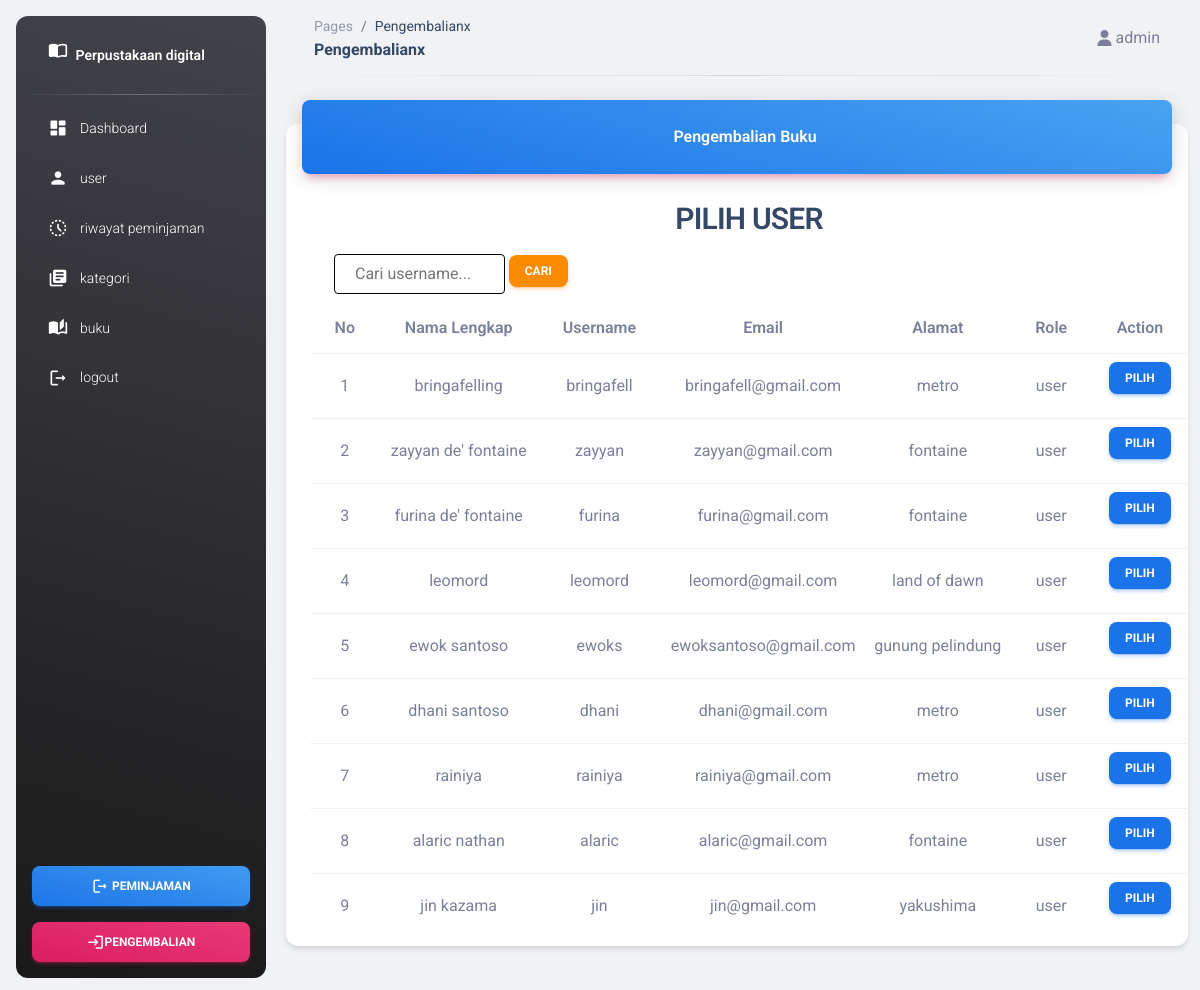
The page /pages/index.php?page=pengembalianx (signed in) on the database its author committed.
### tables this page shows
CREATE TABLE `user` (
  `id_user` int(11) NOT NULL,
  `username` varchar(255) DEFAULT NULL,
  `password` varchar(255) DEFAULT NULL,
  `email` varchar(255) DEFAULT NULL,
  `nama_lengkap` varchar(255) DEFAULT NULL,
  `alamat` text DEFAULT NULL,
  `role` varchar(50) DEFAULT NULL
);

### pages/pengembalianx.php (the view, shortened to what this page needs)
<div class="container-fluid py-4">
    <div class="row">
        <div class="col-12">
            <div class="card my-4">
                <div class="card-header p-0 position-relative mt-n4 mx-3 z-index-2  ">
                    <div class="bg-gradient-info shadow-primary border-radius-lg pt-4 pb-3">
                        <h6 class="text-white text-capitalize ps-3" align="center">Pengembalian Buku</h6>
                    </div>
                </div>
                <?php
                if (isset($_POST['user'])) {
                    $id = $_POST['user'];
                    $query = mysqli_query($koneksi, "SELECT * FROM peminjaman INNER JOIN buku ON buku.id_buku=peminjaman.id_buku INNER JOIN user ON user.id_user=peminjaman.id_user WHERE peminjaman.id_user='$id' AND status_peminjaman!='dikembalikan'");
                ?>
                    <div class="card-body px-0 pb-2 ms-4">
                        <h3 align='center'>Pilih Pengembalian</h3>
                        <div class="table-responsive p-0">
                            <table class="table align-items-center mb-0">
                                <thead class='text-center'>
                                    <tr>
                                        <th>No</th>
                                        <th>Nama Lengkap</th>
                                        <th>Judul</th>
                                        <th>Tanggal Peminjaman</th>
                                        <th>Status Peminjaman</th>
                                        <th>Action</th>
                                    </tr>
                                </thead>
                                <tbody class='text-center'>
                                    <?php
                                    $no = 1;
                                    while ($data = mysqli_fetch_array($query)) {
                                    ?>
                                        <tr>
                                            <td><?= $no++ ?></td>
                                            <td><?= $data['nama_lengkap'] ?></td>
                                            <td><?= $data['judul'] ?></td>
                                            <td><?= $data['tanggal_peminjaman'] ?></td>
                                            <td><?= $data['status_peminjaman'] ?></td>
                                            <td>
                                                <form method="post">
                                                    <input type="hidden" name="peminjaman" value="<?= $data['id_peminjaman'] ?>">
                                                    <button type="submit" class="btn btn-info btn-sm">Pilih</button>
                                                </form>
                                            </td>
                                        </tr>
                                    <?php
                                    }
                                    ?>
                                </tbody>
                            </table>
                        </div>
                    </div>
                <?php
                } else {
                ?>
                    <div class="card-body px-0 pb-2 ms-4">
                        <h3 align='center'>PILIH USER</h3>
                        <div class="ms-4">
                            <form method="post">
                                <input type="text" name="nama_user" placeholder="Cari username..." style="width: 20% ;">
                                <button type="submit" class="btn btn-warning btn-sm mt-2">Cari</button>
                            </form>
                        </div>
                        <div class="table-responsive p-0">
                            <table class="table align-items-center mb-0">
                                <thead class='text-center'>
                                    <tr>
                                        <th>No</th>
                                        <th>Nama Lengkap</th>
                                        <th>Username</th>
                                        <th>Email</th>
                                        <th>Alamat</th>
                                        <th>Role</th>
                                        <th>Action</th>
                                    </tr>
                                </thead>
                                <tbody class='text-center'>
                                    <?php
                                    $no = 1;
                                    if (isset($_POST['nama_user'])) {
                                        $nama_user = $_POST['nama_user'];
                                        $query = mysqli_query($koneksi, "SELECT * FROM user WHERE role='user' AND username LIKE '%$nama_user%'");
                                    } else {
                                        $query = mysqli_query($koneksi, "SELECT * FROM user WHERE role='user'");
                                    }
                                    while ($data = mysqli_fetch_array($query)) {
                                    ?>
                                        <tr>
                                            <td><?= $no++ ?></td>
                                            <td><?= $data['nama_lengkap'] ?></td>
                                            <td><?= $data['username'] ?></td>
                                            <td><?= $data['email'] ?></td>
                                            <td><?= $data['alamat'] ?></td>
                                            <td><?= $data['role'] ?></td>
                                            <td>
                                                <form method="post">
                                                    <button type="submit" class="btn btn-info btn-sm">Pilih</button>
                                                </form>
                                            </td>
                                        </tr>
                                    <?php
                                    }
                                    ?>
                                </tbody>
                            </table>
                        </div>
                    </div>
                <?php
                }
                ?>
            </div>
        </div>
    </div>
</div>

### pages/index.php (style rules this page uses)
input[type=text], input[type=email], input[type=password], input[type=number], input[type=date], select { width: 100%; padding: 6px 20px; margin: 6px 0; display: inline-block; border: 1px solid; border-radius: 4px; box-sizing: border-box; }

### rows shown on the page
user: nama_lengkap "bringafelling", username "bringafell", email "bringafell@gmail.com", alamat "metro", role "user"
user: nama_lengkap "zayyan de' fontaine", username "zayyan", email "zayyan@gmail.com", alamat "fontaine", role "user"
user: nama_lengkap "furina de' fontaine", username "furina", email "furina@gmail.com", alamat "fontaine", role "user"
user: nama_lengkap "leomord", username "leomord", email "leomord@gmail.com", alamat "land of dawn", role "user"
user: nama_lengkap "ewok santoso", username "ewoks", email "ewoksantoso@gmail.com", alamat "gunung pelindung", role "user"
user: nama_lengkap "dhani santoso", username "dhani", email "dhani@gmail.com", alamat "metro", role "user"
user: nama_lengkap "rainiya", username "rainiya", email "rainiya@gmail.com", alamat "metro", role "user"
user: nama_lengkap "alaric nathan", username "alaric", email "alaric@gmail.com", alamat "fontaine", role "user"
user: nama_lengkap "jin kazama", username "jin", email "jin@gmail.com", alamat "yakushima", role "user"

### other values the page prints
$page "Pengembalianx"
$_SESSION['user']['nama_lengkap'] "admin"
